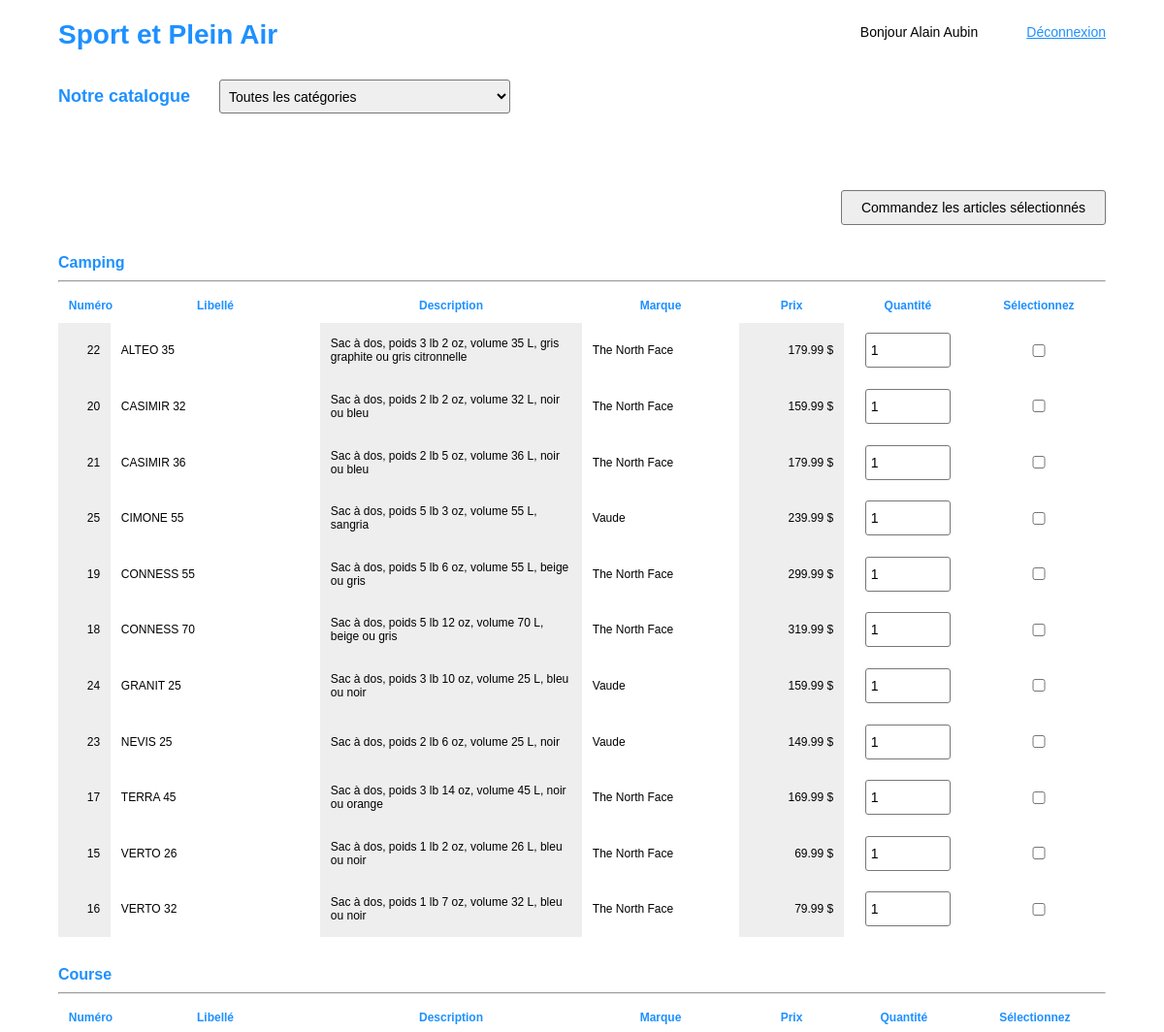
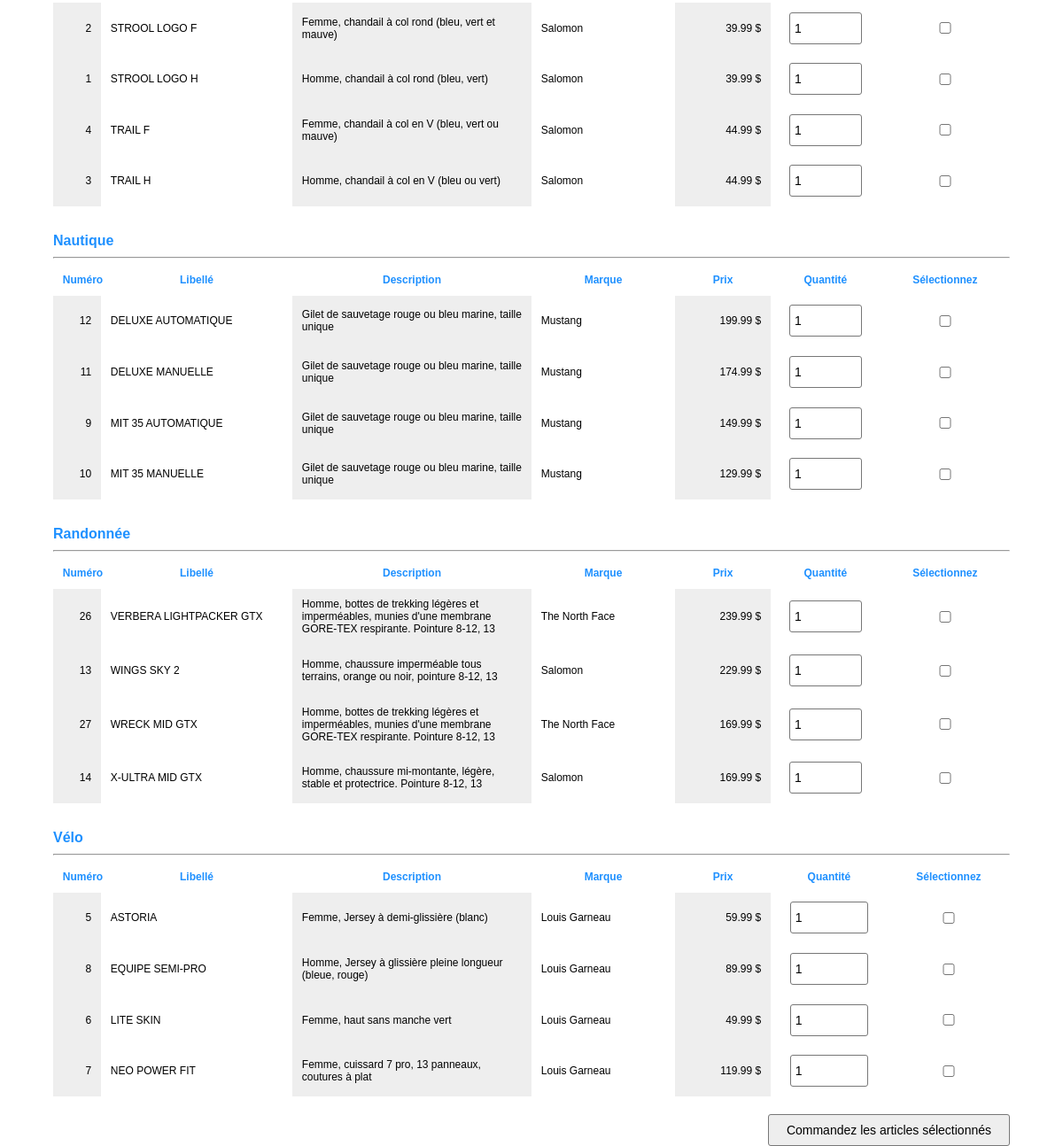
Screenshot of /index.php (signed in) with the database file from the repository (2 pictures, top to bottom).
### tables this page shows
CREATE TABLE produits (
produit_id              INT UNSIGNED AUTO_INCREMENT NOT NULL,
produit_nom             VARCHAR(255)                NOT NULL,
produit_desc            TEXT                        NOT NULL,
produit_prix            DECIMAL(5,2) UNSIGNED       NOT NULL,
produit_stock           SMALLINT UNSIGNED           NOT NULL,
produit_fk_marque_id    INT UNSIGNED                NOT NULL,
produit_fk_categorie_id INT UNSIGNED                NOT NULL,
PRIMARY KEY (produit_id),
CONSTRAINT produit_fk_marque_id    FOREIGN KEY (produit_fk_marque_id)    REFERENCES marques (marque_id),
CONSTRAINT produit_fk_categorie_id FOREIGN KEY (produit_fk_categorie_id) REFERENCES categories (categorie_id)
);

CREATE TABLE categories (
categorie_id  INT UNSIGNED AUTO_INCREMENT NOT NULL,
categorie_nom VARCHAR(255)                NOT NULL,
PRIMARY KEY (categorie_id)
);

CREATE TABLE marques (
marque_id  INT UNSIGNED AUTO_INCREMENT NOT NULL,
marque_nom VARCHAR(255)                NOT NULL,
PRIMARY KEY (marque_id)
);

### inc/sql.php (called while the page is built, shortened)
<?php
function sqlConsulterCatalogue($oConn, $produits = []) {
	$req = "SELECT P.produit_id, P.produit_nom, P.produit_desc, P.produit_prix, P.produit_stock,
                   M.marque_nom, C.categorie_nom, C.categorie_id
			FROM produits AS P
            INNER JOIN marques    AS M ON P.produit_fk_marque_id = M.marque_id
            INNER JOIN categories AS C ON P.produit_fk_categorie_id = C.categorie_id
			WHERE";
    if (count($produits) === 0) {
        $req .= " P.produit_stock > 0";
    } else {
        $req .= " P.produit_id IN (".implode(",", $produits).")";
    }
	$req .= " ORDER BY C.categorie_nom, P.produit_nom ASC";
    if ($oResult = $oConn->query($req, MYSQLI_STORE_RESULT)) {
        $nbResult = $oResult->num_rows;
        $liste = array();
        if ($nbResult) {
            $oResult->data_seek(0);
            while ($row = $oResult->fetch_array(MYSQLI_ASSOC)) {
                $liste[] = $row;
            }
        }
        $resultat['errSql'] = "";
        $resultat['lignes'] = $liste;
        return $resultat;
    }
    $resultat['errSql'] = $oConn->errno." – ".$oConn->error;
    return $resultat;
}
function sqlLireTable($oConn, $table, $champ = "", $valeur= "") {
    $req = "SELECT * FROM $table";
    if ($oStmt = $oConn->prepare($req)) {
        if ($oStmt->execute()) {
            $oResult = $oStmt->get_result();
            $nbResult = $oResult->num_rows;
            $liste = array();
            if ($nbResult > 0) {
                while ($row = $oResult->fetch_array(MYSQLI_ASSOC)) {
                    $liste[] = $row;
                }
            }
            $resultat['errSql'] = "";
            $resultat['lignes']  = $liste;
            return $resultat;
        }
    }
    $resultat['errSql'] = $oConn->errno." – ".$oConn->error;
    return $resultat;
}
?>

### index.php (the view, shortened to what this page needs)
<?php
require_once("inc/sql.php");
$utilisateur = isset($_SESSION['utilisateur']) ? $_SESSION['utilisateur'] : "";
$message = isset($_SESSION['message']) ? $_SESSION['message'] : "&nbsp;";
$mesQte  = isset($_SESSION['mesQte'])  ? $_SESSION['mesQte'] : FALSE;
$errMes = "&nbsp;";
$resultat = sqlConsulterCatalogue($oConn);
if ($resultat['errSql'] === "") {
    $liste = $resultat['lignes'];
} else {
    $_SESSION['mesErr'] = $resultat['errSql'];
    header('Location: erreur.php');
    exit;
}
$resultat = sqlLireTable($oConn, "categories");
?>
<!DOCTYPE html>
<html lang="fr">
<head>
	<link rel="stylesheet" type="text/css" href="css/style.css">
</head>
<body>
    <header>
        <h1><a href="index.php">Sport et Plein Air</a></h1>
        <ul>
            <li><?= $utilisateur !== "" ? "Bonjour ".$utilisateur['utilisateur_prenom']." ".$utilisateur['utilisateur_nom']: ""?></li>
            <li><a href="<?= $utilisateur !== "" ? "deconnexion.php" : "authentification.php" ?>"><?= $utilisateur !== "" ? "Déconnexion" : "Connexion" ?></a></li>
        </ul>
    </header>
    <main id="cat">
        <header>
            <h2>Notre catalogue</h2>
            <select id="categories">
                <option value="cat-toutes">Toutes les catégories</option>
            </select>
        </header>
        <p class="mes <?= $mesQte ? "qte" : ""?>"><?= $message ?></p>
        <form name="fCat"  action="<?= $_SERVER['PHP_SELF'] ?>" method="post">
            <span><?= $errMes ?></span>
            <input type="submit" name="envoi" value="Commandez les articles sélectionnés">
        <?php
        $catRef = "";
        foreach ($liste as $row) :
            if ($row['categorie_nom'] != $catRef) :
                if ($catRef != "") :
                ?>
                </table>
            </section>
                <?php endif ?>
            <section  id="cat-<?= $row['categorie_id'] ?>">
                <h3><?= $row['categorie_nom'] ?></h3>
                <hr>
                <table>
                <?php $catRef = $row['categorie_nom']; ?>
                    <tr>
                        <th>Numéro</th>
                        <th>Libellé</th>
                        <th>Description</th>
                        <th>Marque</th>
                        <th>Prix</th>
                        <th>Quantité</th>
                        <th>Sélectionnez</th>
                    </tr>
            <?php endif ?>
                    <tr>
                        <td class="num droite"><?= $row['produit_id'] ?></td>
                        <td class="nom       "><?= $row['produit_nom'] ?></td>
                        <td class="des       "><?= $row['produit_desc'] ?></td>
                        <td class="mar       "><?= $row['marque_nom'] ?></td>
                        <td class="pri droite"><?= $row['produit_prix'] ?> $</td>
                        <td><input class="sel"
                                   type="number"
                                   name="<?= $row['produit_id'] ?>"
                                   min=1
                                   max=<?= $row['produit_stock'] ?>
                                   value="1">
                        </td>
                        <td><input class="sel" type="checkbox" name="choix[]" value="<?= $row['produit_id'] ?>"></td>
                    </tr>
            <?php endforeach ?>
                </table>
            </section>
            <input type="submit" name="envoi" value="Commandez les articles sélectionnés">
        </form>
    </main>
</body>
</html>

### css/style.css (style rules this page uses)
html, body, img, p, h1, h2, h3, ul, li { margin: 0; padding: 0; }
body { width: 90%; margin: auto; margin-top: 0; text-align: left; font-family: Tahoma, sans-serif; font-size: 14px; }
h1, h2, h3, a { color: dodgerblue; }
h1 { margin: 20px 0 30px; }
h1 a { text-decoration: none; }
p { margin-top: 20px; }
ul { margin-top: 25px; }
.err, form span { color: rgb(192, 0, 0); }
span { display: block; padding: 5px 0 20px; }
input, select { display: block; box-sizing: border-box; width: 300px; padding: 5px; line-height: 24px; border: 1px solid #777; border-radius: 3px; font-family: Tahoma, sans-serif; font-size: 14px; }
input[type="submit"] { background-color: #eee; cursor: pointer; }
header { display: flex; justify-content: space-between; }
header ul { display: flex; justify-content: flex-end; list-style: none; }
header ul li { padding-left: 50px; }
main { width: 100%; margin: 0; padding: 0; }
.mes { font-weight: bold; color: forestgreen; }
#cat { font-size: 12px; }
#cat > header { display: flex; justify-content: flex-start; }
#cat h2 { margin: 7px 30px 7px 0; }
#cat span { display: block; height: 0; text-align: right; }
section { clear: both; }
#cat h3 { clear: both; margin: 0; padding: 30px 0 3px 0; text-align: left; font-size: 16px; font-weight: bold; }
#cat table { width: 100%; border-collapse: collapse; }
#cat th { text-align: center; color: dodgerblue; }
#cat th, #cat td { padding: 1%; }
#cat input[type="submit"] { float: right; width: auto; padding-left: 20px; padding-right: 20px; margin-top: 20px; margin-left: 50px; }
td:nth-of-type(odd) { background-color: #eee; }
td:last-of-type { background: none; }
.droite { text-align: right; }
.num { width: 5%; }
.nom { width: 20%; }
.des { width: 25%; }
.mar { width: 15%; }
.pri { width: 10%; }
.sel { display: block; width: 80%; margin: auto; }

### rows the page displays
produits: produit_fk_categorie.categorie_nom "Camping", produit_id "22", produit_nom "ALTEO 35", produit_desc "Sac à dos, poids 3 lb 2 oz, volume 35 L, gris graphite ou gris citronnelle", produit_fk_marque.marque_nom "The North Face", produit_prix "179.99"
produits: produit_id "20", produit_nom "CASIMIR 32", produit_desc "Sac à dos, poids 2 lb 2 oz, volume 32 L, noir ou bleu", produit_fk_marque.marque_nom "The North Face", produit_prix "159.99"
produits: produit_id "21", produit_nom "CASIMIR 36", produit_desc "Sac à dos, poids 2 lb 5 oz, volume 36 L, noir ou bleu", produit_fk_marque.marque_nom "The North Face", produit_prix "179.99"
produits: produit_id "25", produit_nom "CIMONE 55", produit_desc "Sac à dos, poids 5 lb 3 oz, volume 55 L, sangria", produit_fk_marque.marque_nom "Vaude", produit_prix "239.99"
produits: produit_id "19", produit_nom "CONNESS 55", produit_desc "Sac à dos, poids 5 lb 6 oz, volume 55 L, beige ou gris", produit_fk_marque.marque_nom "The North Face", produit_prix "299.99"
produits: produit_id "18", produit_nom "CONNESS 70", produit_desc "Sac à dos, poids 5 lb 12 oz, volume 70 L, beige ou gris", produit_fk_marque.marque_nom "The North Face", produit_prix "319.99"
produits: produit_id "24", produit_nom "GRANIT 25", produit_desc "Sac à dos, poids 3 lb 10 oz, volume 25 L, bleu ou noir", produit_fk_marque.marque_nom "Vaude", produit_prix "159.99"
produits: produit_id "23", produit_nom "NEVIS 25", produit_desc "Sac à dos, poids 2 lb 6 oz, volume 25 L, noir", produit_fk_marque.marque_nom "Vaude", produit_prix "149.99"
produits: produit_id "17", produit_nom "TERRA 45", produit_desc "Sac à dos, poids 3 lb 14 oz, volume 45 L, noir ou orange", produit_fk_marque.marque_nom "The North Face", produit_prix "169.99"
produits: produit_id "15", produit_nom "VERTO 26", produit_desc "Sac à dos, poids 1 lb 2 oz, volume 26 L, bleu ou noir", produit_fk_marque.marque_nom "The North Face", produit_prix "69.99"
produits: produit_id "16", produit_nom "VERTO 32", produit_desc "Sac à dos, poids 1 lb 7 oz, volume 32 L, bleu ou noir", produit_fk_marque.marque_nom "The North Face", produit_prix "79.99"
produits: produit_fk_categorie.categorie_nom "Course", produit_id "2", produit_nom "STROOL LOGO F", produit_desc "Femme, chandail à col rond (bleu, vert et mauve)", produit_fk_marque.marque_nom "Salomon", produit_prix "39.99"
produits: produit_id "1", produit_nom "STROOL LOGO H", produit_desc "Homme, chandail à col rond (bleu, vert)", produit_fk_marque.marque_nom "Salomon", produit_prix "39.99"
produits: produit_id "4", produit_nom "TRAIL F", produit_desc "Femme, chandail à col en V (bleu, vert ou mauve)", produit_fk_marque.marque_nom "Salomon", produit_prix "44.99"
produits: produit_id "3", produit_nom "TRAIL H", produit_desc "Homme, chandail à col en V (bleu ou vert)", produit_fk_marque.marque_nom "Salomon", produit_prix "44.99"
produits: produit_fk_categorie.categorie_nom "Nautique", produit_id "12", produit_nom "DELUXE AUTOMATIQUE", produit_desc "Gilet de sauvetage rouge ou bleu marine, taille unique", produit_fk_marque.marque_nom "Mustang", produit_prix "199.99"
produits: produit_id "11", produit_nom "DELUXE MANUELLE", produit_desc "Gilet de sauvetage rouge ou bleu marine, taille unique", produit_fk_marque.marque_nom "Mustang", produit_prix "174.99"
produits: produit_id "9", produit_nom "MIT 35 AUTOMATIQUE", produit_desc "Gilet de sauvetage rouge ou bleu marine, taille unique", produit_fk_marque.marque_nom "Mustang", produit_prix "149.99"
produits: produit_id "10", produit_nom "MIT 35 MANUELLE", produit_desc "Gilet de sauvetage rouge ou bleu marine, taille unique", produit_fk_marque.marque_nom "Mustang", produit_prix "129.99"
produits: produit_fk_categorie.categorie_nom "Randonnée", produit_id "26", produit_nom "VERBERA LIGHTPACKER GTX", produit_desc "Homme, bottes de trekking légères et imperméables, munies d'une membrane GORE-TEX respirante. Pointure 8-12, 13", produit_fk_marque.marque_nom "The North Face", produit_prix "239.99"
produits: produit_id "13", produit_nom "WINGS SKY 2", produit_desc "Homme, chaussure imperméable tous terrains, orange ou noir, pointure 8-12, 13", produit_fk_marque.marque_nom "Salomon", produit_prix "229.99", produit_stock "1"
produits: produit_id "27", produit_nom "WRECK MID GTX", produit_desc "Homme, bottes de trekking légères et imperméables, munies d'une membrane GORE-TEX respirante. Pointure 8-12, 13", produit_fk_marque.marque_nom "The North Face", produit_prix "169.99"
produits: produit_id "14", produit_nom "X-ULTRA MID GTX", produit_desc "Homme, chaussure mi-montante, légère, stable et protectrice. Pointure 8-12, 13", produit_fk_marque.marque_nom "Salomon", produit_prix "169.99"
produits: produit_fk_categorie.categorie_nom "Vélo", produit_id "5", produit_nom "ASTORIA", produit_desc "Femme, Jersey à demi-glissière (blanc)", produit_fk_marque.marque_nom "Louis Garneau", produit_prix "59.99"
produits: produit_id "8", produit_nom "EQUIPE SEMI-PRO", produit_desc "Homme, Jersey à glissière pleine longueur (bleue, rouge)", produit_fk_marque.marque_nom "Louis Garneau", produit_prix "89.99"
produits: produit_id "6", produit_nom "LITE SKIN", produit_desc "Femme, haut sans manche vert", produit_fk_marque.marque_nom "Louis Garneau", produit_prix "49.99"
produits: produit_id "7", produit_nom "NEO POWER FIT", produit_desc "Femme, cuissard 7 pro, 13 panneaux, coutures à plat", produit_fk_marque.marque_nom "Louis Garneau", produit_prix "119.99"

### other values shown
$utilisateur['utilisateur_prenom'] "Alain"
$utilisateur['utilisateur_nom'] "Aubin"
